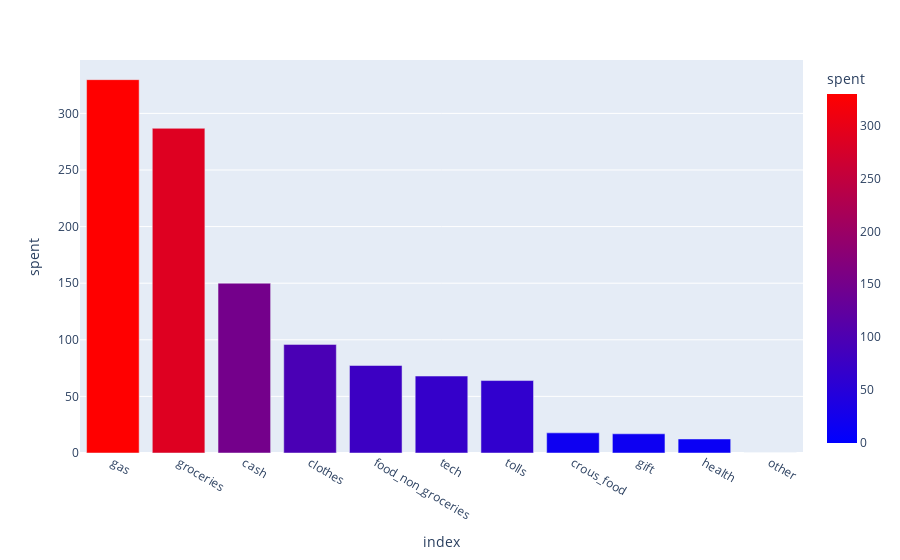

Notebook source saved alongside this figure:
### Code cell
import plotly.express as px
px.bar(exp.sort_values("spent", ascending=False), y="spent", color="spent", color_continuous_scale="Bluered")

### Figure 1 — Plotly figure (JSON) as saved in the notebook; plotly's stock layout.template omitted (floating-point values rounded to 4 significant figures)
{"data": [{"alignmentgroup": "True", "hovertemplate": "index=%{x}<br>spent=%{marker.color}<extra></extra>", "legendgroup": "", "marker": {"color": [329.8, 286.8, 150, 95.94, 77.3, 67.97, 64, 17.8, 16.95, 12.39, 0], "coloraxis": "coloraxis"}, "name": "", "offsetgroup": "", "orientation": "v", "showlegend": false, "textposition": "auto", "type": "bar", "x": ["gas", "groceries", "cash", "clothes", "food_non_groceries", "tech", "tolls", "crous_food", "gift", "health", "other"], "xaxis": "x", "y": [329.8, 286.8, 150, 95.94, 77.3, 67.97, 64, 17.8, 16.95, 12.39, 0], "yaxis": "y"}], "layout": {"barmode": "relative", "coloraxis": {"colorbar": {"title": {"text": "spent"}}, "colorscale": [[0, "rgb(0,0,255)"], [1, "rgb(255,0,0)"]]}, "legend": {"tracegroupgap": 0}, "margin": {"t": 60}, "xaxis": {"anchor": "y", "domain": [0, 1], "title": {"text": "index"}}, "yaxis": {"anchor": "x", "domain": [0, 1], "title": {"text": "spent"}}}}
